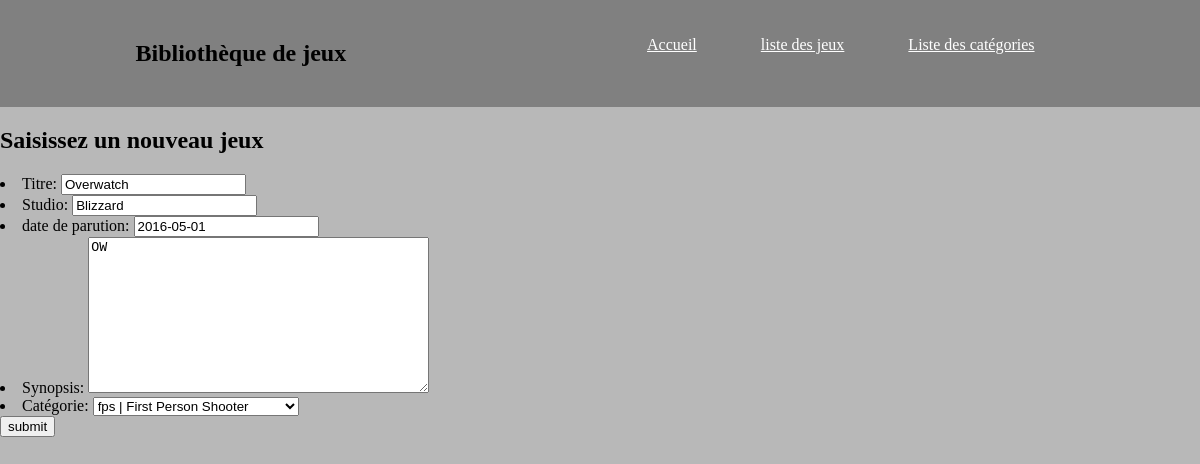
/games/update/3/, run on the app's committed database.
### games/models.py (models this page shows, shortened)
class Game(models.Model):
    titre = models.CharField(max_length=100)
    studio = models.CharField(max_length=100)
    date_parution = models.DateField(blank=True, null=True)
    synopsis = models.TextField(null=True, blank=True)
    categorie = models.ForeignKey("categorie", on_delete=models.CASCADE, null=True)
    def dico(self):
        return {"titre":self.titre, "studio":self.studio, "date_parution":self.date_parution, "synopsis":self.synopsis, "categorie": self.categorie}

### games/views.py (the view)
# urls.py: path("update/<int:id>/", views.update),
def update(request, id):
    game = models.Game.objects.get(pk=id)
    form = GameForm(game.dico())
    return render(request, "games/ajout.html",{"form": form, "id": id})

### games/forms.py
class GameForm(ModelForm):
    class Meta:
        model = models.Game
        fields = ('titre', 'studio', 'date_parution', 'synopsis', 'categorie')
        labels = {
        'titre': _('Titre'),
        'studio': _('Studio'),
        'date_parution': _('date de parution'),
        'synopsis': _('Synopsis'),
        'categorie': _('Catégorie')
        }

### games/models.py (called while the page is built)
    def __str__(self):
        chaine2 = f"{self.nom} | {self.resume}"
        return chaine2

### games/templates/games/ajout.html (shortened to what this page needs)
{% extends "games/index.html" %}
{% block content %}
  <h2> Saisissez un nouveau jeux </h2>
    {% if id != None %}
      <form method="post" action="/games/updatetraitement/{{id}}/">
    {% else %}
      <form method="post" action="/games/traitement/">
    {% endif %}
      {{form.as_ul}}
      <input type="submit" value="submit"/>
    </form>
{% endblock %}

### games/static/games/index.css (style rules this page uses)
html, body { margin : 0 0 0 0; }
body { background-color : #B8B8B8; }

### data on the page
Game: titre "Overwatch", studio "Blizzard", date_parution "2016-05-01", synopsis "OW", categorie "fps | First Person Shooter"
